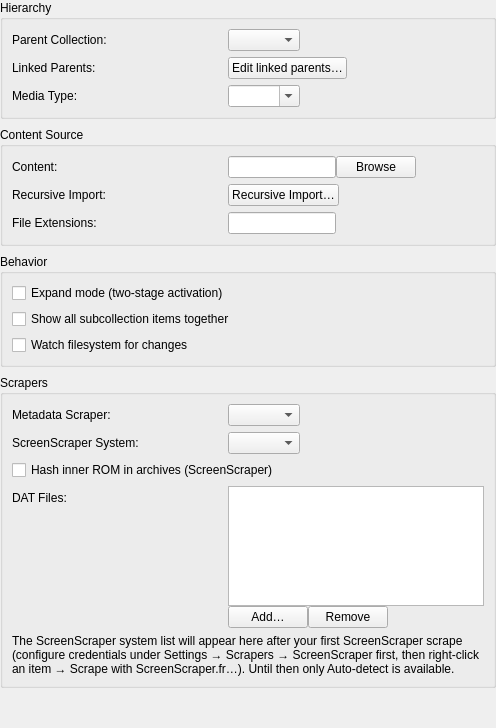
<?xml version="1.0" encoding="UTF-8"?>
<ui version="4.0">
 <class>ConfigurationPanel</class>
 <widget class="QWidget" name="ConfigurationPanel">
  <layout class="QVBoxLayout" name="rootLayout">
   <property name="leftMargin"><number>0</number></property>
   <property name="topMargin"><number>0</number></property>
   <property name="rightMargin"><number>0</number></property>
   <property name="bottomMargin"><number>0</number></property>
   <property name="spacing"><number>8</number></property>
   <item>
    <widget class="QGroupBox" name="configHierarchyGroupBox">
     <property name="title"><string>Hierarchy</string></property>
     <layout class="QFormLayout" name="configHierarchyFormLayout">
      <property name="horizontalSpacing"><number>16</number></property>
      <property name="verticalSpacing"><number>6</number></property>
      <property name="labelAlignment"><set>Qt::AlignmentFlag::AlignLeft|Qt::AlignmentFlag::AlignVCenter</set></property>
      <property name="fieldGrowthPolicy"><enum>QFormLayout::FieldGrowthPolicy::FieldsStayAtSizeHint</enum></property>
      <item row="0" column="0"><widget class="QLabel" name="label_parentCollection"><property name="minimumSize"><size><width>200</width><height>0</height></size></property><property name="text"><string>Parent Collection:</string></property></widget></item>
      <item row="0" column="1">
       <widget class="QComboBox" name="parentCollectionComboBox">
        <property name="maximumWidth"><number>320</number></property>
        <property name="toolTip"><string>Select parent collection to make this a subcollection</string></property>
       </widget>
      </item>
      <item row="1" column="0"><widget class="QLabel" name="label_linkedParents"><property name="minimumSize"><size><width>200</width><height>0</height></size></property><property name="text"><string>Linked Parents:</string></property></widget></item>
      <item row="1" column="1">
       <layout class="QHBoxLayout" name="linkedParentsLayout">
        <item>
         <widget class="QPushButton" name="editLinkedParentsButton">
          <property name="toolTip"><string>Manage additional parents this collection appears under in the tree</string></property>
          <property name="text"><string>Edit linked parents…</string></property>
         </widget>
        </item>
        <item><spacer name="linkedParentsSpacer"><property name="orientation"><enum>Qt::Orientation::Horizontal</enum></property><property name="sizeHint" stdset="0"><size><width>0</width><height>0</height></size></property></spacer></item>
       </layout>
      </item>
      <item row="2" column="0"><widget class="QLabel" name="label_collectionType"><property name="minimumSize"><size><width>200</width><height>0</height></size></property><property name="text"><string>Media Type:</string></property></widget></item>
      <item row="2" column="1">
       <widget class="QComboBox" name="collectionTypeComboBox">
        <property name="maximumWidth"><number>320</number></property>
        <property name="editable"><bool>true</bool></property>
        <property name="toolTip"><string>Free-form category label (e.g. Games, Movies, Music). Subcollections inherit the nearest tagged ancestor when left blank. The toolbar type filter shows only subcollection tiles whose effective type matches.</string></property>
       </widget>
      </item>
     </layout>
    </widget>
   </item>
   <item>
    <widget class="QGroupBox" name="configContentGroupBox">
     <property name="title"><string>Content Source</string></property>
     <layout class="QFormLayout" name="configContentFormLayout">
      <property name="horizontalSpacing"><number>16</number></property>
      <property name="verticalSpacing"><number>6</number></property>
      <property name="labelAlignment"><set>Qt::AlignmentFlag::AlignLeft|Qt::AlignmentFlag::AlignVCenter</set></property>
      <property name="fieldGrowthPolicy"><enum>QFormLayout::FieldGrowthPolicy::FieldsStayAtSizeHint</enum></property>
      <item row="0" column="0"><widget class="QLabel" name="label_romDir"><property name="minimumSize"><size><width>200</width><height>0</height></size></property><property name="text"><string>Content:</string></property></widget></item>
      <item row="0" column="1">
       <layout class="QHBoxLayout" name="contentDirLayout">
        <item><widget class="QLineEdit" name="mediaDirLineEdit"><property name="maximumWidth"><number>320</number></property></widget></item>
        <item><widget class="QPushButton" name="browseMediaDirButton"><property name="text"><string>Browse</string></property></widget></item>
        <item><spacer name="contentDirSpacer"><property name="orientation"><enum>Qt::Orientation::Horizontal</enum></property><property name="sizeHint" stdset="0"><size><width>0</width><height>0</height></size></property></spacer></item>
       </layout>
      </item>
      <item row="1" column="0"><widget class="QLabel" name="label_recursiveImport"><property name="minimumSize"><size><width>200</width><height>0</height></size></property><property name="text"><string>Recursive Import:</string></property></widget></item>
      <item row="1" column="1">
       <layout class="QHBoxLayout" name="recursiveImportLayout">
        <item><widget class="QPushButton" name="recursiveImportContentButton"><property name="toolTip"><string>Create subcollections matching the directory structure</string></property><property name="text"><string>Recursive Import…</string></property></widget></item>
        <item><spacer name="recursiveImportSpacer"><property name="orientation"><enum>Qt::Orientation::Horizontal</enum></property><property name="sizeHint" stdset="0"><size><width>0</width><height>0</height></size></property></spacer></item>
       </layout>
      </item>
      <item row="2" column="0"><widget class="QLabel" name="label_fileExtensions"><property name="minimumSize"><size><width>200</width><height>0</height></size></property><property name="text"><string>File Extensions:</string></property></widget></item>
      <item row="2" column="1"><widget class="QLineEdit" name="fileExtensionsLineEdit"><property name="maximumWidth"><number>320</number></property><property name="toolTip"><string>Comma-separated list of file extensions to include</string></property></widget></item>
     </layout>
    </widget>
   </item>
   <item>
    <widget class="QGroupBox" name="configBehaviorGroupBox">
     <property name="title"><string>Behavior</string></property>
     <layout class="QVBoxLayout" name="configBehaviorFormLayout">
      <property name="spacing"><number>6</number></property>
      <item><widget class="QCheckBox" name="expandModeCheckBox"><property name="text"><string>Expand mode (two-stage activation)</string></property><property name="toolTip"><string>Two-stage activation: first double-click or Enter expands the artwork preview; a second activation on the same item launches it.</string></property></widget></item>
      <item><widget class="QCheckBox" name="showAllSubcollectionItemsCheckBox"><property name="text"><string>Show all subcollection items together</string></property><property name="toolTip"><string>Mix items from subcollections with parent collection items, sorted alphabetically</string></property></widget></item>
      <item><widget class="QCheckBox" name="watchFilesystemCheckBox"><property name="text"><string>Watch filesystem for changes</string></property><property name="toolTip"><string>Automatically detect files added, removed, or renamed in the media directory and trigger an incremental rescan (debounced ~2 s). Disable for large network mounts where watching is expensive.</string></property></widget></item>
     </layout>
    </widget>
   </item>
   <item>
    <widget class="QGroupBox" name="configScrapersGroupBox">
     <property name="title"><string>Scrapers</string></property>
     <layout class="QVBoxLayout" name="configScrapersOuterLayout">
      <property name="spacing"><number>6</number></property>
      <item>
       <layout class="QFormLayout" name="configScrapersFormLayout">
        <property name="horizontalSpacing"><number>16</number></property>
        <property name="verticalSpacing"><number>6</number></property>
        <property name="labelAlignment"><set>Qt::AlignmentFlag::AlignLeft|Qt::AlignmentFlag::AlignVCenter</set></property>
        <property name="fieldGrowthPolicy"><enum>QFormLayout::FieldGrowthPolicy::FieldsStayAtSizeHint</enum></property>
        <item row="0" column="0"><widget class="QLabel" name="label_scraperProvider"><property name="minimumSize"><size><width>200</width><height>0</height></size></property><property name="text"><string>Metadata Scraper:</string></property></widget></item>
        <item row="0" column="1"><widget class="QComboBox" name="scraperProviderComboBox"><property name="maximumWidth"><number>320</number></property><property name="toolTip"><string>Metadata scraper for this collection. Automatic resolves a provider by matching the collection type; pick one explicitly to scrape a custom-typed collection.</string></property></widget></item>
        <item row="1" column="0"><widget class="QLabel" name="label_screenscraperSystem"><property name="minimumSize"><size><width>200</width><height>0</height></size></property><property name="text"><string>ScreenScraper System:</string></property></widget></item>
        <item row="1" column="1"><widget class="QComboBox" name="screenscraperSystemComboBox"><property name="maximumWidth"><number>320</number></property><property name="toolTip"><string>Override ScreenScraper.fr's per-collection system id. Leave on Auto-detect to let Kartend pick from the collection's name / type / extensions.</string></property></widget></item>
        <item row="2" column="0" colspan="2"><widget class="QCheckBox" name="screenscraperHashArchiveCheckBox"><property name="text"><string>Hash inner ROM in archives (ScreenScraper)</string></property><property name="toolTip"><string>When the scraped item is a .zip / .7z / etc., extract it and hash the inner ROM rather than the outer archive — much higher ScreenScraper match accuracy. Turn off to skip the extraction cost for huge archives.</string></property></widget></item>
       </layout>
      </item>
      <item>
       <layout class="QFormLayout" name="configScrapersDatFormLayout">
        <property name="horizontalSpacing"><number>16</number></property>
        <property name="verticalSpacing"><number>6</number></property>
        <property name="labelAlignment"><set>Qt::AlignmentFlag::AlignLeft|Qt::AlignmentFlag::AlignTop</set></property>
        <property name="fieldGrowthPolicy"><enum>QFormLayout::FieldGrowthPolicy::ExpandingFieldsGrow</enum></property>
        <item row="0" column="0"><widget class="QLabel" name="label_datFiles"><property name="minimumSize"><size><width>200</width><height>0</height></size></property><property name="text"><string>DAT Files:</string></property></widget></item>
        <item row="0" column="1">
         <layout class="QVBoxLayout" name="datFilesLayout">
          <item>
           <widget class="QListWidget" name="datFilesListWidget">
            <property name="toolTip"><string>DAT files (No-Intro / Redump / TOSEC Logiqx XML, or MAME listxml). Walked top-to-bottom on every scrape — the first hash match wins. Drag rows to reorder. Empty list disables offline DAT lookup.</string></property>
            <property name="dragDropMode"><enum>QAbstractItemView::DragDropMode::InternalMove</enum></property>
            <property name="selectionMode"><enum>QAbstractItemView::SelectionMode::ExtendedSelection</enum></property>
            <property name="maximumSize"><size><width>16777215</width><height>120</height></size></property>
           </widget>
          </item>
          <item>
           <layout class="QHBoxLayout" name="datFilesButtonsLayout">
            <item><widget class="QPushButton" name="addDatFileButton"><property name="text"><string>Add…</string></property></widget></item>
            <item><widget class="QPushButton" name="removeDatFileButton"><property name="toolTip"><string>Remove the selected DAT file(s) from the list.</string></property><property name="text"><string>Remove</string></property></widget></item>
            <item><spacer name="datFilesButtonsSpacer"><property name="orientation"><enum>Qt::Orientation::Horizontal</enum></property><property name="sizeHint" stdset="0"><size><width>40</width><height>20</height></size></property></spacer></item>
           </layout>
          </item>
         </layout>
        </item>
       </layout>
      </item>
      <item>
       <widget class="QLabel" name="screenscraperSystemHintLabel">
        <property name="wordWrap"><bool>true</bool></property>
        <property name="text"><string>The ScreenScraper system list will appear here after your first ScreenScraper scrape (configure credentials under Settings → Scrapers → ScreenScraper first, then right-click an item → Scrape with ScreenScraper.fr…). Until then only Auto-detect is available.</string></property>
        <property name="styleSheet"><string>color: palette(placeholder-text);</string></property>
       </widget>
      </item>
     </layout>
    </widget>
   </item>
   <item>
    <spacer name="configurationVerticalSpacer">
     <property name="orientation"><enum>Qt::Orientation::Vertical</enum></property>
     <property name="sizeHint" stdset="0"><size><width>20</width><height>40</height></size></property>
    </spacer>
   </item>
  </layout>
 </widget>
 <resources/>
 <connections/>
</ui>
